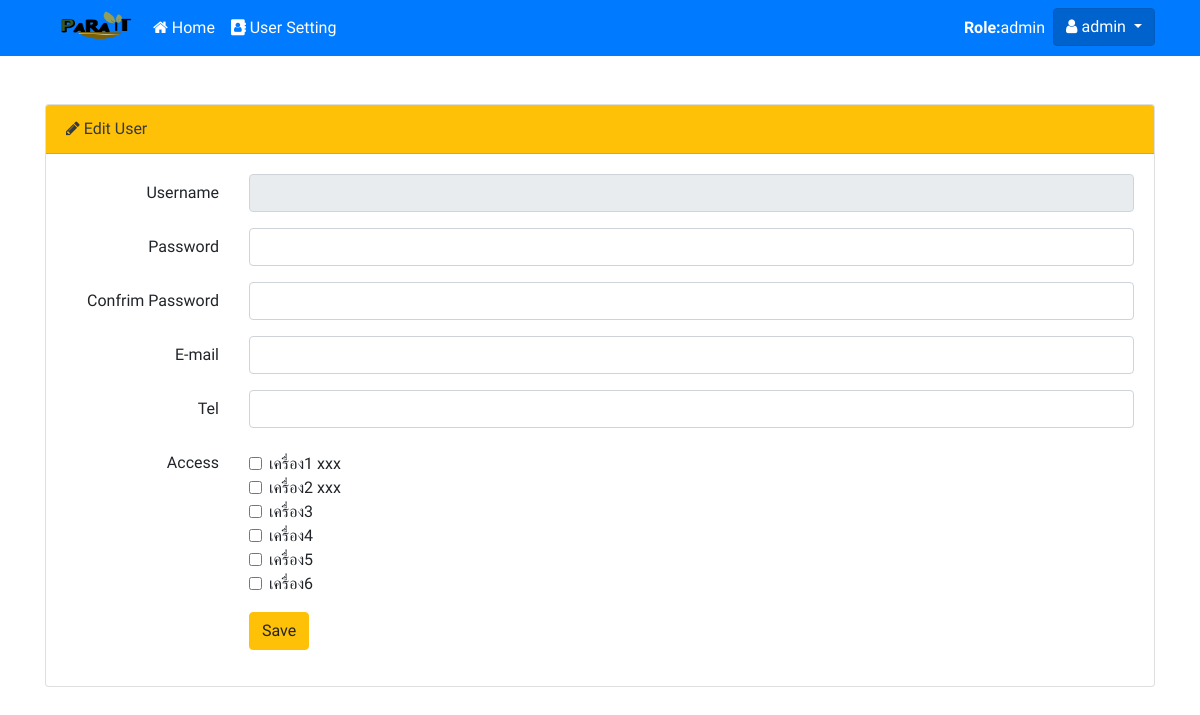
The app's page /admin/edit_user.php (signed in) with its own data.
### tables this page shows
CREATE TABLE `tbl_device` (
  `dv_id` int(10) NOT NULL,
  `dv_name` varchar(255) NOT NULL,
  `dv_detail` varchar(255) NOT NULL
);

### functions.php (called while the page is built, shortened)
<?php
class dbcon
{
    public function __construct()
    {
        $this->dbcon = new mysqli(DB_SERVER, DB_USER, DB_PASS, DB_NAME);
    }
    function fetch_user_id($id)
    {
        $result = $this->dbcon->query("SELECT * FROM tbl_user WHERE u_id='$id' ");
        return $result;
    }
    function get_user_permission($sess_id)
    {
        $result_check = $this->dbcon->query("SELECT u_id,u_permission FROM tbl_user WHERE u_id='$sess_id' ");
        $fetch_check = $result_check->fetch_array();
        $explode = explode(",", $fetch_check['u_permission']);
        return $explode;
    }
    function listCheckBoxDevice()
    {
        $result =  $this->dbcon->query("SELECT * FROM tbl_device  ORDER BY dv_id ASC");
        return $result;
    }
}

### admin/edit_user.php (the view, shortened to what this page needs)
<?php include_once('header.php'); ?>
<?php
$obj_dbcon = new dbcon;
$your_id = $obj_dbcon->fetch_user_id($_GET['u_id']);
$fetch_your_id = $your_id->fetch_array();
$u_id = $_GET['u_id'];
?>
</head>
<body>
    <?php require_once('import_navbar.php'); ?>
    <div class="container mt-5">
        <div class="card">
            <div class="card-header bg-warning text-dark">
            <i class="fa fa-pencil" aria-hidden="true"></i> Edit User
            </div>
            <div class="card-body">
                <form method="POST">
                    <div class="form-group row">
                        <label for="txt_user" class="col-sm-2 col-form-label text-sm-right">Username</label>
                        <div class="col-sm-10">
                            <input name="txt_user" readonly type="text" class="form-control" id="txt_user" value="<?php echo$fetch_your_id['u_user']; ?>">
                        </div>
                    </div>
                    <div class="form-group row">
                        <label for="txt_pass" class="col-sm-2 col-form-label text-sm-right">Password</label>
                        <div class="col-sm-10">
                            <input name="txt_pass" type="password" class="form-control" id="txt_pass" value="<?php echo$fetch_your_id['u_pass']; ?>">
                        </div>
                    </div>
                    <div class="form-group row">
                        <label for="txt_pass" class="col-sm-2 col-form-label text-sm-right">Confrim Password</label>
                        <div class="col-sm-10">
                            <input name="txt_pass_check" type="password" class="form-control" id="txt_pass" value="<?php echo$fetch_your_id['u_pass']; ?>">
                        </div>
                    </div>
                    <div class="form-group row">
                        <label for="txt_email" class="col-sm-2 col-form-label text-sm-right">E-mail</label>
                        <div class="col-sm-10">
                            <input name="txt_email" type="email" class="form-control" id="txt_email" value="<?php echo$fetch_your_id['u_email']; ?>">
                        </div>
                    </div>
                    <div class="form-group row">
                        <label for="txt_tel" class="col-sm-2 col-form-label text-sm-right">Tel</label>
                        <div class="col-sm-10">
                            <input name="txt_tel" type="text" class="form-control" id="txt_tel" maxlength="10" value="<?php echo$fetch_your_id['u_tel']; ?>">
                        </div>
                    </div>
                    <div class="form-group row">
                        <label for="txt_tel" class="col-sm-2 col-form-label text-sm-right">Access</label>
                        <div class="col-sm-10 mt-2">
                            <?php
                                $obj_list = new dbcon();
                                $sql_list = $obj_list->listCheckBoxDevice();
                                while($sql_list_row = $sql_list->fetch_array()){
                            ?>
                            <div class="form-check">
                                <input name="permission[]" class="form-check-input" type="checkbox" value="<?php echo$sql_list_row['dv_id'];?>" id="defaultCheck<?php echo$sql_list_row['dv_id'];?>"
                                    <?php
                                        $obj_checkbox = new dbcon();
                                        $array_permission = $obj_checkbox->get_user_permission($u_id);
                                        foreach($array_permission as $listbox){
                                            if($sql_list_row['dv_id']==$listbox){ echo 'checked';}
                                        }
                                    ?>
                                >
                                <label class="form-check-label" for="defaultCheck<?php echo$sql_list_row['dv_id'];?>"><?php echo$sql_list_row['dv_name'];?></label>
                            </div>
                                <?php } ?>
                        </div>
                    </div>
                    <div class="form-group row">
                        <label for="inputPassword3" class="col-sm-2 col-form-label text-right"></label>
                        <div class="col-sm-10">
                            <input type="submit" name="submit" class="btn btn-warning" value="Save">
                        </div>
                    </div>
                </form>
            </div>
        </div>
    </div>
</body>
</html>

### css/style.css (style rules this page uses)
body { font-family: 'Sarabun', sans-serif; }

### records on screen
tbl_device: dv_name "เครื่อง1 xxx"
tbl_device: dv_name "เครื่อง2 xxx"
tbl_device: dv_name "เครื่อง3"
tbl_device: dv_name "เครื่อง4"
tbl_device: dv_name "เครื่อง5"
tbl_device: dv_name "เครื่อง6"

### other values on screen
$_SESSION['sess_u_type'] "admin"
$_SESSION['sess_u_user'] "admin"
